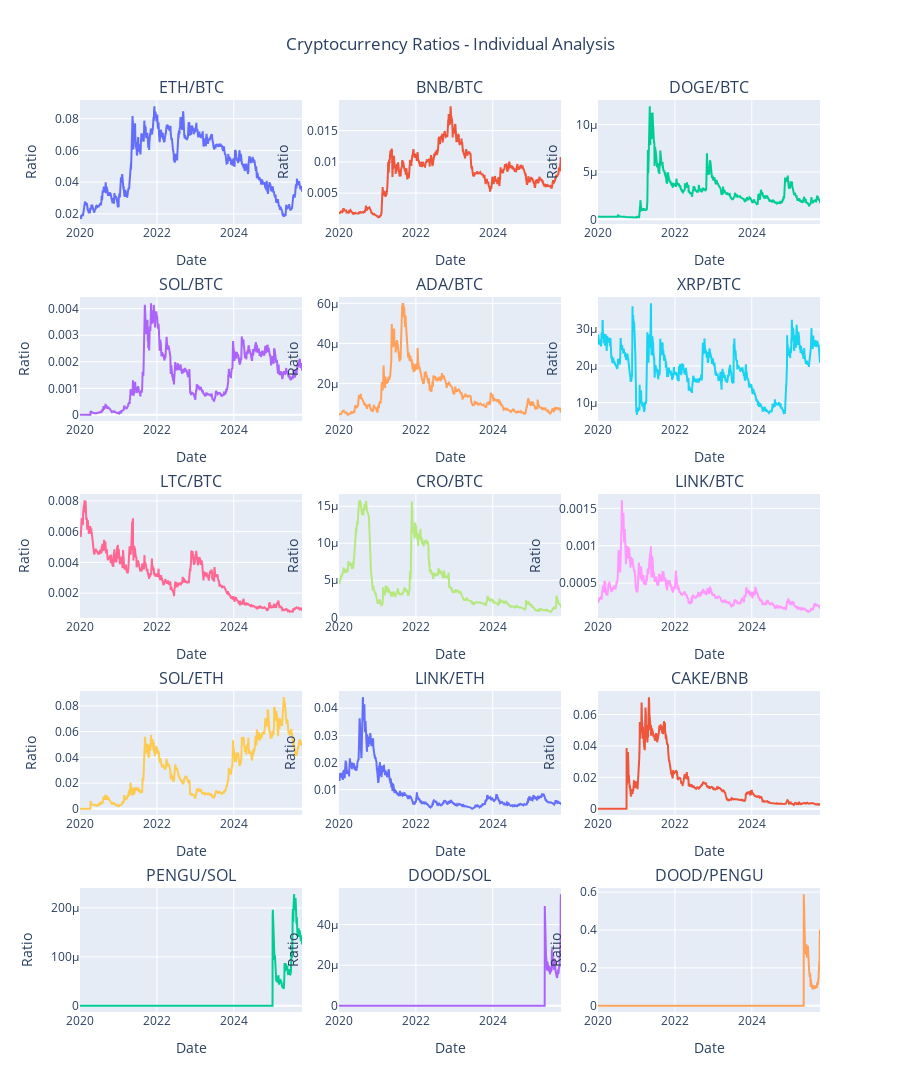

Here is the notebook cell this chart was saved with:
### Code cell
# plot ratios for each pair in the ratios list using subplots
import plotly.graph_objects as go
from plotly.subplots import make_subplots

# Calculate number of rows and columns for subplots
n_ratios = len(ratios_list)
n_cols = 3  # 3 columns
n_rows = (n_ratios + n_cols - 1) // n_cols  # Calculate rows needed

# Create subplots
fig = make_subplots(
    rows=n_rows, 
    cols=n_cols,
    subplot_titles=[f'{ratio}' for ratio in ratios_list],
    vertical_spacing=0.08,
    horizontal_spacing=0.05
)

# Add each ratio as a separate subplot
for i, ratio in enumerate(ratios_list):
    row = (i // n_cols) + 1
    col = (i % n_cols) + 1
    
    fig.add_trace(
        go.Scatter(
            x=ratios_df.index,
            y=ratios_df[ratio],
            mode='lines',
            name=ratio,
            line=dict(width=2),
            showlegend=False
        ),
        row=row, col=col
    )
    
    # Update y-axis title for each subplot
    fig.update_yaxes(title_text="Ratio", row=row, col=col)
    fig.update_xaxes(title_text="Date", row=row, col=col)

# Update layout
fig.update_layout(
    title_text="Cryptocurrency Ratios - Individual Analysis",
    title_x=0.5,
    height=300 * n_rows,  # Adjust height based on number of rows
    showlegend=False
)

fig.show()

### Figure 1 — Plotly figure (JSON) as saved in the notebook; plotly's stock layout.template omitted (floating-point values rounded to 4 significant figures; data arrays with more than 128 entries replaced by an {"elided": "..."} marker saying what was removed)
{"data": [{"line": {"width": 2}, "mode": "lines", "name": "ETH/BTC", "showlegend": false, "type": "scatter", "x": {"elided": "2110 str values"}, "xaxis": "x", "y": {"elided": "2110 float values"}, "yaxis": "y"}, {"line": {"width": 2}, "mode": "lines", "name": "BNB/BTC", "showlegend": false, "type": "scatter", "x": {"elided": "2110 str values"}, "xaxis": "x2", "y": {"elided": "2110 float values"}, "yaxis": "y2"}, {"line": {"width": 2}, "mode": "lines", "name": "DOGE/BTC", "showlegend": false, "type": "scatter", "x": {"elided": "2110 str values"}, "xaxis": "x3", "y": {"elided": "2110 float values"}, "yaxis": "y3"}, {"line": {"width": 2}, "mode": "lines", "name": "SOL/BTC", "showlegend": false, "type": "scatter", "x": {"elided": "2110 str values"}, "xaxis": "x4", "y": {"elided": "2110 float values"}, "yaxis": "y4"}, {"line": {"width": 2}, "mode": "lines", "name": "ADA/BTC", "showlegend": false, "type": "scatter", "x": {"elided": "2110 str values"}, "xaxis": "x5", "y": {"elided": "2110 float values"}, "yaxis": "y5"}, {"line": {"width": 2}, "mode": "lines", "name": "XRP/BTC", "showlegend": false, "type": "scatter", "x": {"elided": "2110 str values"}, "xaxis": "x6", "y": {"elided": "2110 float values"}, "yaxis": "y6"}, {"line": {"width": 2}, "mode": "lines", "name": "LTC/BTC", "showlegend": false, "type": "scatter", "x": {"elided": "2110 str values"}, "xaxis": "x7", "y": {"elided": "2110 float values"}, "yaxis": "y7"}, {"line": {"width": 2}, "mode": "lines", "name": "CRO/BTC", "showlegend": false, "type": "scatter", "x": {"elided": "2110 str values"}, "xaxis": "x8", "y": {"elided": "2110 float values"}, "yaxis": "y8"}, {"line": {"width": 2}, "mode": "lines", "name": "LINK/BTC", "showlegend": false, "type": "scatter", "x": {"elided": "2110 str values"}, "xaxis": "x9", "y": {"elided": "2110 float values"}, "yaxis": "y9"}, {"line": {"width": 2}, "mode": "lines", "name": "SOL/ETH", "showlegend": false, "type": "scatter", "x": {"elided": "2110 str values"}, "xaxis": "x10", "y": {"elided": "2110 float values"}, "yaxis": "y10"}, {"line": {"width": 2}, "mode": "lines", "name": "LINK/ETH", "showlegend": false, "type": "scatter", "x": {"elided": "2110 str values"}, "xaxis": "x11", "y": {"elided": "2110 float values"}, "yaxis": "y11"}, {"line": {"width": 2}, "mode": "lines", "name": "CAKE/BNB", "showlegend": false, "type": "scatter", "x": {"elided": "2110 str values"}, "xaxis": "x12", "y": {"elided": "2110 float values"}, "yaxis": "y12"}, {"line": {"width": 2}, "mode": "lines", "name": "PENGU/SOL", "showlegend": false, "type": "scatter", "x": {"elided": "2110 str values"}, "xaxis": "x13", "y": {"elided": "2110 float values"}, "yaxis": "y13"}, {"line": {"width": 2}, "mode": "lines", "name": "DOOD/SOL", "showlegend": false, "type": "scatter", "x": {"elided": "2110 str values"}, "xaxis": "x14", "y": {"elided": "2110 float values"}, "yaxis": "y14"}, {"line": {"width": 2}, "mode": "lines", "name": "DOOD/PENGU", "showlegend": false, "type": "scatter", "x": {"elided": "2110 str values"}, "xaxis": "x15", "y": {"elided": "2110 float values"}, "yaxis": "y15"}], "layout": {"annotations": [{"font": {"size": 16}, "showarrow": false, "text": "ETH/BTC", "x": 0.15, "xanchor": "center", "xref": "paper", "y": 1.0, "yanchor": "bottom", "yref": "paper"}, {"font": {"size": 16}, "showarrow": false, "text": "BNB/BTC", "x": 0.5, "xanchor": "center", "xref": "paper", "y": 1.0, "yanchor": "bottom", "yref": "paper"}, {"font": {"size": 16}, "showarrow": false, "text": "DOGE/BTC", "x": 0.85, "xanchor": "center", "xref": "paper", "y": 1.0, "yanchor": "bottom", "yref": "paper"}, {"font": {"size": 16}, "showarrow": false, "text": "SOL/BTC", "x": 0.15, "xanchor": "center", "xref": "paper", "y": 0.784, "yanchor": "bottom", "yref": "paper"}, {"font": {"size": 16}, "showarrow": false, "text": "ADA/BTC", "x": 0.5, "xanchor": "center", "xref": "paper", "y": 0.784, "yanchor": "bottom", "yref": "paper"}, {"font": {"size": 16}, "showarrow": false, "text": "XRP/BTC", "x": 0.85, "xanchor": "center", "xref": "paper", "y": 0.784, "yanchor": "bottom", "yref": "paper"}, {"font": {"size": 16}, "showarrow": false, "text": "LTC/BTC", "x": 0.15, "xanchor": "center", "xref": "paper", "y": 0.568, "yanchor": "bottom", "yref": "paper"}, {"font": {"size": 16}, "showarrow": false, "text": "CRO/BTC", "x": 0.5, "xanchor": "center", "xref": "paper", "y": 0.568, "yanchor": "bottom", "yref": "paper"}, {"font": {"size": 16}, "showarrow": false, "text": "LINK/BTC", "x": 0.85, "xanchor": "center", "xref": "paper", "y": 0.568, "yanchor": "bottom", "yref": "paper"}, {"font": {"size": 16}, "showarrow": false, "text": "SOL/ETH", "x": 0.15, "xanchor": "center", "xref": "paper", "y": 0.352, "yanchor": "bottom", "yref": "paper"}, {"font": {"size": 16}, "showarrow": false, "text": "LINK/ETH", "x": 0.5, "xanchor": "center", "xref": "paper", "y": 0.352, "yanchor": "bottom", "yref": "paper"}, {"font": {"size": 16}, "showarrow": false, "text": "CAKE/BNB", "x": 0.85, "xanchor": "center", "xref": "paper", "y": 0.352, "yanchor": "bottom", "yref": "paper"}, {"font": {"size": 16}, "showarrow": false, "text": "PENGU/SOL", "x": 0.15, "xanchor": "center", "xref": "paper", "y": 0.136, "yanchor": "bottom", "yref": "paper"}, {"font": {"size": 16}, "showarrow": false, "text": "DOOD/SOL", "x": 0.5, "xanchor": "center", "xref": "paper", "y": 0.136, "yanchor": "bottom", "yref": "paper"}, {"font": {"size": 16}, "showarrow": false, "text": "DOOD/PENGU", "x": 0.85, "xanchor": "center", "xref": "paper", "y": 0.136, "yanchor": "bottom", "yref": "paper"}], "height": 1500, "showlegend": false, "title": {"text": "Cryptocurrency Ratios - Individual Analysis", "x": 0.5}, "xaxis": {"anchor": "y", "domain": [0, 0.3], "title": {"text": "Date"}}, "xaxis10": {"anchor": "y10", "domain": [0, 0.3], "title": {"text": "Date"}}, "xaxis11": {"anchor": "y11", "domain": [0.35, 0.65], "title": {"text": "Date"}}, "xaxis12": {"anchor": "y12", "domain": [0.7, 1], "title": {"text": "Date"}}, "xaxis13": {"anchor": "y13", "domain": [0, 0.3], "title": {"text": "Date"}}, "xaxis14": {"anchor": "y14", "domain": [0.35, 0.65], "title": {"text": "Date"}}, "xaxis15": {"anchor": "y15", "domain": [0.7, 1], "title": {"text": "Date"}}, "xaxis2": {"anchor": "y2", "domain": [0.35, 0.65], "title": {"text": "Date"}}, "xaxis3": {"anchor": "y3", "domain": [0.7, 1], "title": {"text": "Date"}}, "xaxis4": {"anchor": "y4", "domain": [0, 0.3], "title": {"text": "Date"}}, "xaxis5": {"anchor": "y5", "domain": [0.35, 0.65], "title": {"text": "Date"}}, "xaxis6": {"anchor": "y6", "domain": [0.7, 1], "title": {"text": "Date"}}, "xaxis7": {"anchor": "y7", "domain": [0, 0.3], "title": {"text": "Date"}}, "xaxis8": {"anchor": "y8", "domain": [0.35, 0.65], "title": {"text": "Date"}}, "xaxis9": {"anchor": "y9", "domain": [0.7, 1], "title": {"text": "Date"}}, "yaxis": {"anchor": "x", "domain": [0.864, 1.0], "title": {"text": "Ratio"}}, "yaxis10": {"anchor": "x10", "domain": [0.216, 0.352], "title": {"text": "Ratio"}}, "yaxis11": {"anchor": "x11", "domain": [0.216, 0.352], "title": {"text": "Ratio"}}, "yaxis12": {"anchor": "x12", "domain": [0.216, 0.352], "title": {"text": "Ratio"}}, "yaxis13": {"anchor": "x13", "domain": [0, 0.136], "title": {"text": "Ratio"}}, "yaxis14": {"anchor": "x14", "domain": [0, 0.136], "title": {"text": "Ratio"}}, "yaxis15": {"anchor": "x15", "domain": [0, 0.136], "title": {"text": "Ratio"}}, "yaxis2": {"anchor": "x2", "domain": [0.864, 1.0], "title": {"text": "Ratio"}}, "yaxis3": {"anchor": "x3", "domain": [0.864, 1.0], "title": {"text": "Ratio"}}, "yaxis4": {"anchor": "x4", "domain": [0.648, 0.784], "title": {"text": "Ratio"}}, "yaxis5": {"anchor": "x5", "domain": [0.648, 0.784], "title": {"text": "Ratio"}}, "yaxis6": {"anchor": "x6", "domain": [0.648, 0.784], "title": {"text": "Ratio"}}, "yaxis7": {"anchor": "x7", "domain": [0.432, 0.568], "title": {"text": "Ratio"}}, "yaxis8": {"anchor": "x8", "domain": [0.432, 0.568], "title": {"text": "Ratio"}}, "yaxis9": {"anchor": "x9", "domain": [0.432, 0.568], "title": {"text": "Ratio"}}}}
